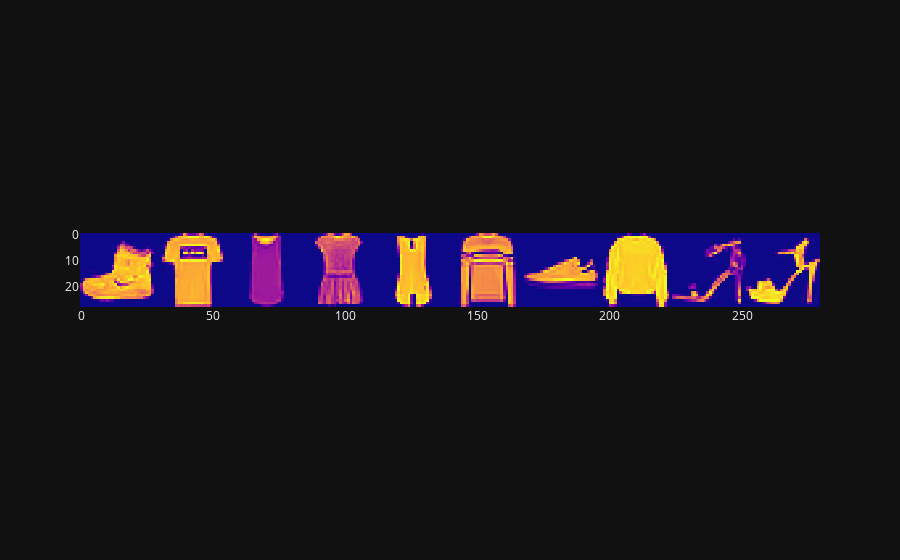

Notebook code cell kept with this figure:
### Code cell
(X_train, y_train), (X_test, y_test) = keras.datasets.fashion_mnist.load_data()

px.imshow(np.hstack(X_train[:10])).update_coloraxes(showscale=False).show()
print(y_train[:10])

### Figure 1 — Plotly figure (JSON) as saved in the notebook; plotly's stock layout.template omitted (floating-point values rounded to 4 significant figures; data arrays with more than 128 entries replaced by an {"elided": "..."} marker saying what was removed)
{"data": [{"coloraxis": "coloraxis", "hovertemplate": "x: %{x}<br>y: %{y}<br>color: %{z}<extra></extra>", "name": "0", "type": "heatmap", "xaxis": "x", "yaxis": "y", "z": {"elided": "28x280 int values"}}], "layout": {"coloraxis": {"colorscale": [[0, "#0d0887"], [0.1111, "#46039f"], [0.2222, "#7201a8"], [0.3333, "#9c179e"], [0.4444, "#bd3786"], [0.5556, "#d8576b"], [0.6667, "#ed7953"], [0.7778, "#fb9f3a"], [0.8889, "#fdca26"], [1, "#f0f921"]], "showscale": false}, "margin": {"t": 60}, "xaxis": {"anchor": "y", "constrain": "domain", "domain": [0, 1], "scaleanchor": "y"}, "yaxis": {"anchor": "x", "autorange": "reversed", "constrain": "domain", "domain": [0, 1]}}}
